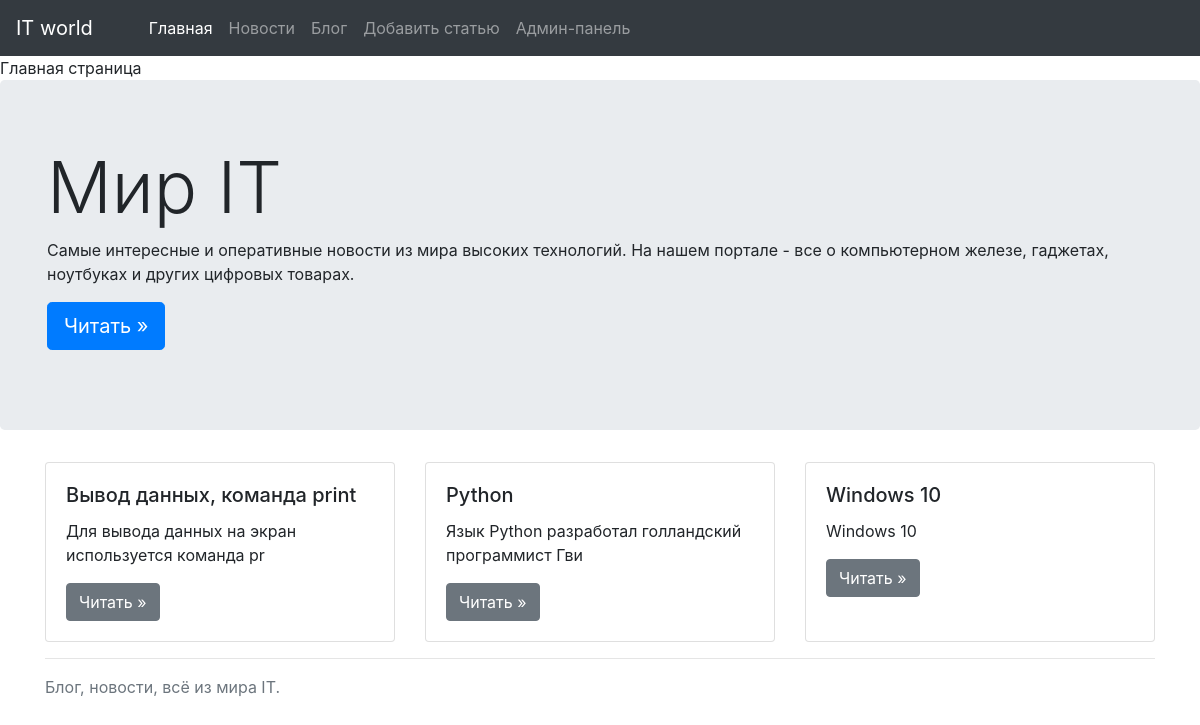
The page / on the database its author committed.
### app.py (models this page shows, shortened)
class Article(db.Model):
    id = db.Column(db.Integer, primary_key=True)
    category_id = db.Column(db.Integer, db.ForeignKey('category.id'))
    title = db.Column(db.String(50), nullable = False, unique = True)
    introduction = db.Column(db.String(100), nullable = False)
    text = db.Column(db.Text(), nullable = False)
    pub_date = db.Column(db.DateTime, default = datetime.utcnow)

### app.py (the view)
@app.route('/')
def index():
    latest_articles = Article.query.order_by(Article.pub_date.desc())[:3]
    return  render_template('index.html', articles=latest_articles)

### templates/index.html
{% extends 'base.html'%}
{% block content %}
{% block title %} Главная страница {% endblock %}
    <main class="main">
        <div class="jumbotron">
            <div class="container">
                <h1 class="display-3">Мир IT</h1>
                <p>
                    Самые интересные и оперативные новости из мира высоких технологий.
                    На нашем портале - все о компьютерном железе, гаджетах, ноутбуках и других цифровых товарах.
                </p>
                <p>
                    <a class="btn btn-primary btn-lg" href="{{ url_for('news')}}" role="button">Читать »</a>
                </p>
            </div>
        </div>
        <div class="container">
            <div class="card-deck mb-3">
                {% for article in articles %}
                    <div class="card" style="width: 18rem;">
                        <div class="card-body">
                            <h5 class="card-title">{{ article.title}}</h5>
                                <p class="card-text">{{ article.introduction[:50].strip()}}</p>
                                <a class="btn btn-secondary"
                                    href="{{ url_for('detailed_post', article_id=article.id) }}"
                                    role="button">Читать »
                                </a>
                        </div>
                    </div>
                {% endfor %}
            </div>
            <hr>
        </div>
        <footer class="footer mb-5">
            <div class="container">
                <span class="text-muted">Блог, новости, всё из мира IT.</span>
            </div>
        </footer>
    </main>
{%endblock%}

### templates/base.html (shortened to what this page needs)
<!DOCTYPE html>
<html lang="en">
<head>
    <link rel="stylesheet"
          href="https://maxcdn.bootstrapcdn.com/bootstrap/4.0.0/css/bootstrap.min.css"
>
</head>
<body>
    <nav class="navbar navbar-expand-lg navbar-dark bg-dark">
        <a class="navbar-brand mr-5" href="#">IT world</a>
        <div class="collapse navbar-collapse" id="navbarSupportedContent">
            <ul class="navbar-nav mr-auto">
                <li class="nav-item active">
                    <a class="nav-link" href="{{  url_for('index') }}">Главная</a>
                </li>
                <li class="nav-item">
                    <a class="nav-link" href="{{  url_for('news') }}">Новости</a>
                </li>
                <li class="nav-item">
                    <a class="nav-link" href="{{  url_for('blog')}}">Блог</a>
                </li>
                <li class="nav-item">
                    <a class="nav-link" href="{{  url_for('new_post')}}">Добавить статью</a>
                </li>
                <li class="nav-item">
                    <a class="nav-link" href="{{ url_for('admin.index')}}">Админ-панель</a>
                </li>
            </ul>
        </div>
    </nav>
    {% block content %}
    {% endblock%}
</body>
</html>

### rows shown on the page
Article: title "Вывод данных, команда print", introduction "Для вывода данных на экран используется команда pr"
Article: title "Python", introduction "Язык Python разработал голландский программист Гви"
Article: title "Windows 10", introduction "Windows 10"
